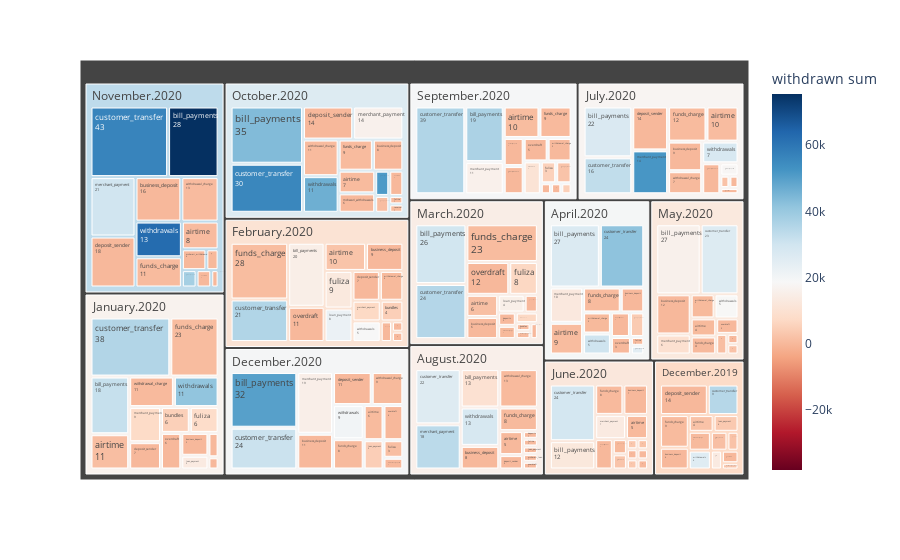

Here is the notebook cell this chart was saved with:
### Code cell
fig =px.treemap(mpesa_agg, path=['transactions_cohort', 'transactions.group'], values='withdrawn count',
                 color='withdrawn sum',color_continuous_scale='RdBu',
                  color_continuous_midpoint=np.average(mpesa_agg['withdrawn sum'], weights=mpesa_agg['withdrawn count']))
# this is what I don't like, accessing traces like this
fig.data[0].textinfo = 'label+text+value'

#fig.layout.hovertamplate = '%{label}<br>%{value}'
fig.data[0].hovertemplate = '%{label}<br>%{value}'
fig.show()

### Figure 1 — Plotly figure (JSON) as saved in the notebook; plotly's stock layout.template omitted (floating-point values rounded to 4 significant figures; data arrays with more than 128 entries replaced by an {"elided": "..."} marker saying what was removed)
{"data": [{"branchvalues": "total", "customdata": {"elided": "197x1 float values"}, "domain": {"x": [0, 1], "y": [0, 1]}, "hovertemplate": "%{label}<br>%{value}", "ids": {"elided": "197 str values"}, "labels": {"elided": "197 str values"}, "marker": {"coloraxis": "coloraxis", "colors": {"elided": "197 float values"}}, "name": "", "parents": {"elided": "197 str values"}, "textinfo": "label+text+value", "type": "treemap", "values": {"elided": "197 int values"}}], "layout": {"coloraxis": {"cmid": 18670.0, "colorbar": {"title": {"text": "withdrawn sum"}}, "colorscale": [[0, "rgb(103,0,31)"], [0.1, "rgb(178,24,43)"], [0.2, "rgb(214,96,77)"], [0.3, "rgb(244,165,130)"], [0.4, "rgb(253,219,199)"], [0.5, "rgb(247,247,247)"], [0.6, "rgb(209,229,240)"], [0.7, "rgb(146,197,222)"], [0.8, "rgb(67,147,195)"], [0.9, "rgb(33,102,172)"], [1, "rgb(5,48,97)"]]}, "legend": {"tracegroupgap": 0}, "margin": {"t": 60}}}
